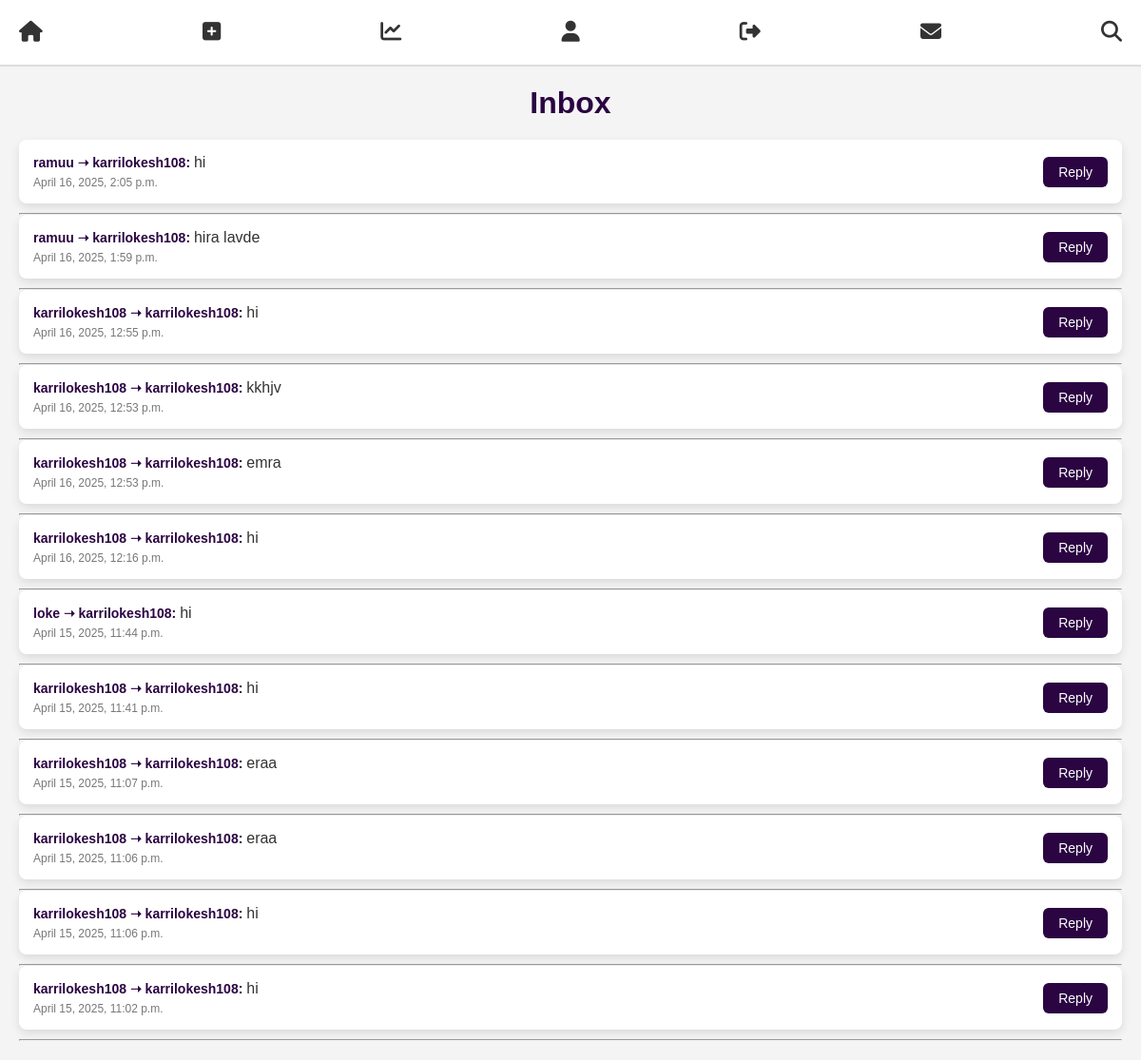
The app's page /posts/inbox/ (signed in) with its own data.
### posts/models.py (models this page shows, shortened)
class Message(models.Model):
    sender = models.ForeignKey(User, on_delete=models.CASCADE, related_name='sent_messages')
    receiver = models.ForeignKey(User, on_delete=models.CASCADE, related_name='received_messages')
    content = models.TextField()
    timestamp = models.DateTimeField(auto_now_add=True)

### users/models.py (models this page shows, shortened)
class CustomUser(AbstractBaseUser, PermissionsMixin):
    name = models.CharField(max_length=20)
    email = models.EmailField(unique=True)
    age = models.IntegerField()
    phone= models.CharField(max_length=15, unique=True, null=True, blank=True)
    otp = models.CharField(max_length=6, null=True, blank=True)
    profile_pic = models.ImageField(upload_to='profile_pics/', null=True, blank=True, default="profile_pics/default-profile.png")
    username = models.CharField(max_length=30, unique=True, null=True, blank=True)
    bio = models.TextField(null=True, blank=True)
    first_name = models.CharField(max_length=30, null=True, blank=True)
    last_name = models.CharField(max_length=30, null=True, blank=True)
    gender = models.CharField(max_length=10, choices=[("Male", "Male"), ("Female", "Female"), ("Other", "Other")], null=True, blank=True)
    location = models.CharField(max_length=100, null=True, blank=True)
    linkedin = models.URLField(null=True, blank=True)
    github = models.URLField(null=True, blank=True)
    is_active = models.BooleanField(default=True)
    is_staff = models.BooleanField(default=False)
    firebase_uid = models.CharField(max_length=50, blank=True, null=True)
    followers = models.ManyToManyField('self', symmetrical=False, related_name='following', blank=True)
    objects = CustomUserManager()
    USERNAME_FIELD = "email"
    REQUIRED_FIELDS = ["name", "age", "phone"]

### posts/views.py (the view)
# urls.py: path('inbox/', inbox, name='inbox'),
@login_required
def inbox(request):
    received_messages = Message.objects.filter(receiver=request.user).order_by('-timestamp')
    return render(request, 'posts/inbox.html', {'messages': received_messages})

### posts/templates/posts/inbox.html (shortened to what this page needs)
{% extends 'posts/base.html' %}
{% load static %}
{% block content %}
<link rel="stylesheet" href="{% static 'posts/inbox.css' %}">
<h2>Inbox</h2>
<ul>
    {% for msg in messages %}
    <li class="message-row">
        <div class="message-content">
            <strong>
                <a href="{% url 'user-profile' msg.sender.username %}" class="username-link">{{ msg.sender.username }}</a>
                ➝
                <a href="{% url 'user-profile' msg.receiver.username %}" class="username-link">{{ msg.receiver.username }}</a>:
            </strong>
            {{ msg.content }}<br>
            <small>{{ msg.timestamp }}</small>
        </div>
        <div class="message-reply">
            <a href="{% url 'send-message' msg.sender.id %}" class="reply-button">Reply</a>
        </div>
    </li>
    <hr>
    {% empty %}
    <li class="no-messages">No messages</li>
    {% endfor %}
</ul>
{% endblock %}

### posts/templates/posts/base.html (shortened to what this page needs)
<!DOCTYPE html>
<html lang="en">
<head>
    {% load static %}
    <link rel="stylesheet" href="{% static 'posts/base.css' %}">
    <link rel="stylesheet" href="https://cdnjs.cloudflare.com/ajax/libs/font-awesome/6.5.0/css/all.min.css">
</head>
<body>
    <nav>
        <a href="{% url 'post-list' %}"><i class="fas fa-home"></i></a>
        <a href="{% url 'post-create' %}"><i class="fas fa-plus-square"></i></a>
        <a href="{% url 'dashboard' %}"><i class="fas fa-chart-line"></i></a>
        <a href="{% url 'profile' %}"><i class="fas fa-user"></i></a>
        <a href="{% url 'logout' %}"><i class="fas fa-sign-out-alt"></i></a>
        {% if request.user.is_authenticated and request.user.id %}
        <a href="{% url 'inbox' %}"><i class="fas fa-envelope"></i></a>
        {% endif %}
        <button type="button" id="search-toggle-button"><i class="fas fa-search"></i></button>
    </nav>
    <div class="container">
        {% block content %}{% endblock %}
    </div>
</body>
</html>

### posts/static/posts/base.css (style rules this page uses)
* { margin: 0; padding: 0; box-sizing: border-box; }
body { font-family: 'Segoe UI', Tahoma, Geneva, Verdana, sans-serif; background-color: #f5f6fa; color: #333; }
nav { background-color: #ffffff; border-bottom: 2px solid #ddd; padding: 20px 20px; min-height: 70px; display: flex; flex-wrap: wrap; justify-content: space-between; align-items: center; gap: 20px; }
nav a { color: #333; font-size: 22px; text-decoration: none; transition: color 0.3s ease; }
nav i { pointer-events: none; }
#search-toggle-button { background: none; border: none; font-size: 22px; cursor: pointer; color: #333; }
.container { padding: 20px; }

### posts/static/posts/inbox.css (style rules this page uses)
body { font-family: Arial, sans-serif; background: #f4f4f4; margin: 0; padding: 0; animation: fadeIn 1s ease-in-out; }
h2 { color: #2b0442; font-size: 2rem; margin-bottom: 20px; text-align: center; }
ul { list-style-type: none; padding: 0; margin: 0; }
ul li { background: #fff; padding: 15px; margin-bottom: 10px; border-radius: 8px; box-shadow: 0px 4px 10px rgba(0, 0, 0, 0.1); transition: all 0.3s ease-in-out; display: flex; justify-content: space-between; align-items: center; }
.message-row { display: flex; justify-content: space-between; align-items: center; width: 100%; }
.message-content { flex: 1; text-align: left; }
.message-reply { flex-shrink: 0; }
strong { color: #2b0442; font-size: 14px; }
a.username-link { color: #2b0442; text-decoration: none; font-weight: bold; transition: color 0.3s ease; }
small { color: #777; font-size: 12px; display: block; margin-top: 5px; }
.reply-button { background-color: #2b0442; color: white; padding: 8px 16px; border: none; border-radius: 6px; font-size: 14px; text-decoration: none; transition: background 0.3s ease; }

### records on screen
Message: sender.username "ramuu", receiver.username "karrilokesh108", content "hi", timestamp "April 16, 2025, 2:05 p.m."
Message: sender.username "ramuu", receiver.username "karrilokesh108", content "hira lavde", timestamp "April 16, 2025, 1:59 p.m."
Message: sender.username "karrilokesh108", receiver.username "karrilokesh108", content "hi", timestamp "April 16, 2025, 12:55 p.m."
Message: sender.username "karrilokesh108", receiver.username "karrilokesh108", content "kkhjv", timestamp "April 16, 2025, 12:53 p.m."
Message: sender.username "karrilokesh108", receiver.username "karrilokesh108", content "emra", timestamp "April 16, 2025, 12:53 p.m."
Message: sender.username "karrilokesh108", receiver.username "karrilokesh108", content "hi", timestamp "April 16, 2025, 12:16 p.m."
Message: sender.username "loke", receiver.username "karrilokesh108", content "hi", timestamp "April 15, 2025, 11:44 p.m."
Message: sender.username "karrilokesh108", receiver.username "karrilokesh108", content "hi", timestamp "April 15, 2025, 11:41 p.m."
Message: sender.username "karrilokesh108", receiver.username "karrilokesh108", content "eraa", timestamp "April 15, 2025, 11:07 p.m."
Message: sender.username "karrilokesh108", receiver.username "karrilokesh108", content "eraa", timestamp "April 15, 2025, 11:06 p.m."
Message: sender.username "karrilokesh108", receiver.username "karrilokesh108", content "hi", timestamp "April 15, 2025, 11:06 p.m."
Message: sender.username "karrilokesh108", receiver.username "karrilokesh108", content "hi", timestamp "April 15, 2025, 11:02 p.m."
